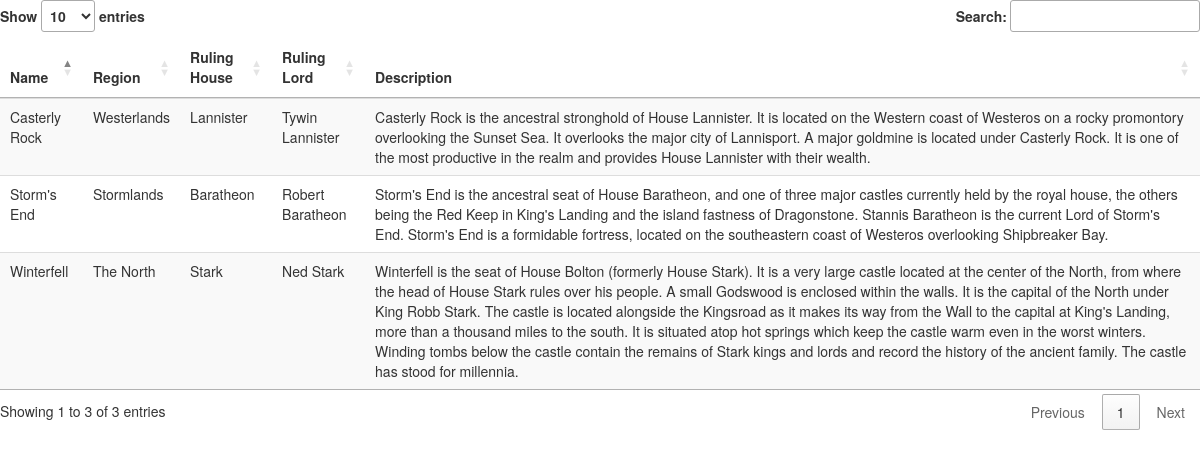
Page /content/all_castles/ on the committed database.
### populate_content/models.py (models this page shows, shortened)
class Castle(models.Model):
    castle_id = models.CharField(max_length=200, null=True)
    name = models.CharField(max_length=200, null=True)
    region_name = models.ForeignKey(Region, null=True)
    ruling_house = models.ForeignKey('House', null=True)
    ruling_lord = models.ForeignKey(Person, null=True)
    description = models.TextField(null=True)
    history = models.TextField(null=True)
    class Meta:
        ordering = ('name',)

class Region(models.Model) :
    region_id = models.CharField(max_length=200, null=True)
    name = models.CharField(max_length=200, null=True)
    capital_name = models.ForeignKey('Castle', null=True)
    ruling_house = models.ForeignKey('House', null=True)
    ruling_lord = models.ForeignKey(Person, null=True)
    description = models.TextField(null=True)
    history = models.TextField(null=True)
    def __str__(self):
        return self.name
    class Meta:
        ordering = ('name',)

class House(models.Model) :
    house_id = models.CharField(max_length=200, null=True)
    name = models.CharField(max_length=200, null=True)
    words = models.CharField(max_length=300, null=True)
    region_name = models.ForeignKey(Region, null=True)
    castle_name = models.ForeignKey(Castle, null=True)
    description = models.TextField(null=True)
    def __str__(self):
        return self.name
    class Meta:
        ordering = ('name',)

class Person(models.Model) :
    person_id = models.CharField(max_length=200, null=True)
    first_name = models.CharField(max_length=200, null=True)
    last_name = models.CharField(max_length=200, null=True)
    house_name = models.ForeignKey('House', null=True)
    region_from = models.ForeignKey('Region', null=True)
    titles = models.CharField(max_length=200, null=True)
    actor = models.CharField(max_length=200, null=True)
    status = models.CharField(max_length=200, null=True)
    bio = models.TextField(null=True)
    def __str__(self):
        return self.first_name + " " + self.last_name
    class Meta:
        ordering = ('last_name',)

### populate_content/views.py (the view)
def all_castles_index(request):
    all_castles = Castle.objects.all()
    context = {'all_castles': all_castles}
    return render(request, 'populate_content/all_castles_index.html', context)

### populate_content/templates/populate_content/all_castles_index.html (shortened to what this page needs)
<!DOCTYPE html>
<html>
<head>
  <link rel="stylesheet" href="http://maxcdn.bootstrapcdn.com/bootstrap/3.3.5/css/bootstrap.min.css">
  <link rel="stylesheet" type="text/css" href="http://cdn.datatables.net/1.10.7/css/jquery.dataTables.css">
</head>
<body>
<div class="table-responsive">
  <table id="myTable" class="table table-striped">
    <thead>
      <tr>
        <th>Name</th>
        <th>Region</th>
        <th>Ruling House</th>
        <th>Ruling Lord</th>
        <th>Description</th>
      </tr>
    </thead>
    <tbody>
    {% for castle in all_castles %}
      <tr>
        <td> {{ castle.name }}</td>
        <td>{{ castle.region_name }}</td>
        <td>{{ castle.ruling_house }}</td>
        <td>{{ castle.ruling_lord }}</td>
        <td>{{ castle.description }}</td>
      </tr>
    {% endfor %}
    </tbody>
  </table>
</div>
</body>
</html>

### rows in the picture
Castle: name "Casterly Rock", region_name "Westerlands", ruling_house "Lannister", ruling_lord "Tywin Lannister", description "Casterly Rock is the ancestral stronghold of House Lannister. It is located on the Western coast of Westeros on a rocky promontory overlooking the Sunset Sea. It overlooks the major city of Lannisport. A major goldmine is located under Casterly Rock. It is one of the most productive in the realm and provides House Lannister with their wealth."
Castle: name "Storm's End", region_name "Stormlands", ruling_house "Baratheon", ruling_lord "Robert Baratheon", description "Storm's End is the ancestral seat of House Baratheon, and one of three major castles currently held by the royal house, the others being the Red Keep in King's Landing and the island fastness of Dragonstone. Stannis Baratheon is the current Lord of Storm's End. Storm's End is a formidable fortress, located on the southeastern coast of Westeros overlooking Shipbreaker Bay."
Castle: name "Winterfell", region_name "The North", ruling_house "Stark", ruling_lord "Ned Stark", description "Winterfell is the seat of House Bolton (formerly House Stark). It is a very large castle located at the center of the North, from where the head of House Stark rules over his people. A small Godswood is enclosed within the walls. It is the capital of the North under King Robb Stark. The castle is located alongside the Kingsroad as it makes its way from the Wall to the capital at King's Landing, more than a thousand miles to the south. It is situated atop hot springs which keep the castle warm even in the worst winters. Winding tombs below the castle contain the remains of Stark kings and lords and record the history of the ancient family. The castle has stood for millennia."
